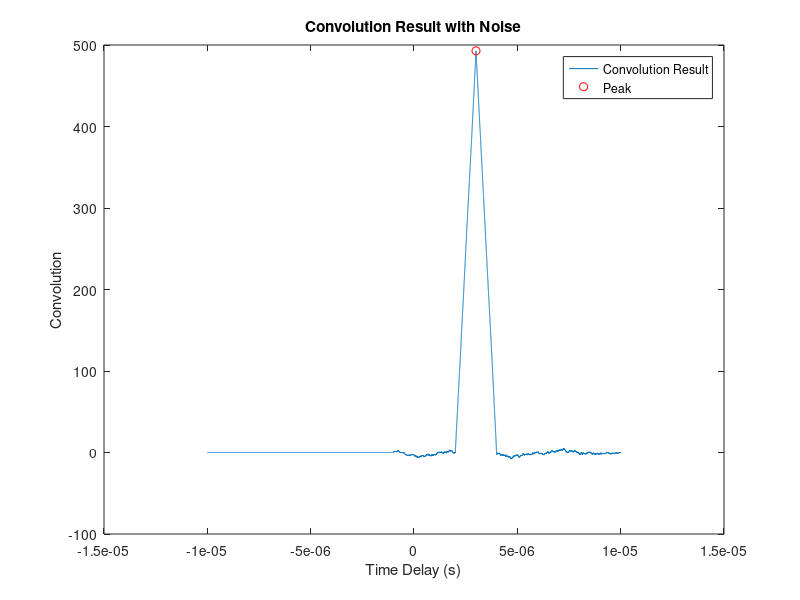

Write MATLAB code to recreate this figure.
ts = 1e-9;
T = 1e-5;
tau = 1e-6;

t = 0:ts:T;
tlen = length(t);
sent = zeros(1, tlen);
sent(1:round(tau/ts)) = 1;

R = 450;
a = 0.5;
c = 3e8;

td = 2 * R / c;

received = circshift(0.5 * sent, round(td/ts));

noise_level = 0.1; % addjust the noise level 
received_with_noise = received + noise_level * randn(size(received));

% use convolution 
convolution_result = conv(received_with_noise, flip(sent));

convolution_t = -T:ts:T;
convolution_t = convolution_t(1:length(convolution_result));

figure;

plot(convolution_t, convolution_result);
xlabel('Time Delay (s)');
ylabel('Convolution');
title('Convolution Result with Noise');
hold on;

[max_conv, max_idx] = max(convolution_result);
plot(convolution_t(max_idx), max_conv, 'ro');
legend('Convolution Result', 'Peak');

time_delay = convolution_t(max_idx);
estimated_R = time_delay * c / 2;

disp(['Estimated Distance (R): ', num2str(estimated_R), ' meters']);

%  if  difference between estimated_R and true R is less than 10
diff_R = abs(estimated_R - R);
if diff_R < 10
    disp('The difference is less than 10.');
else
    disp('The difference is greater than or equal to 10.');
end
